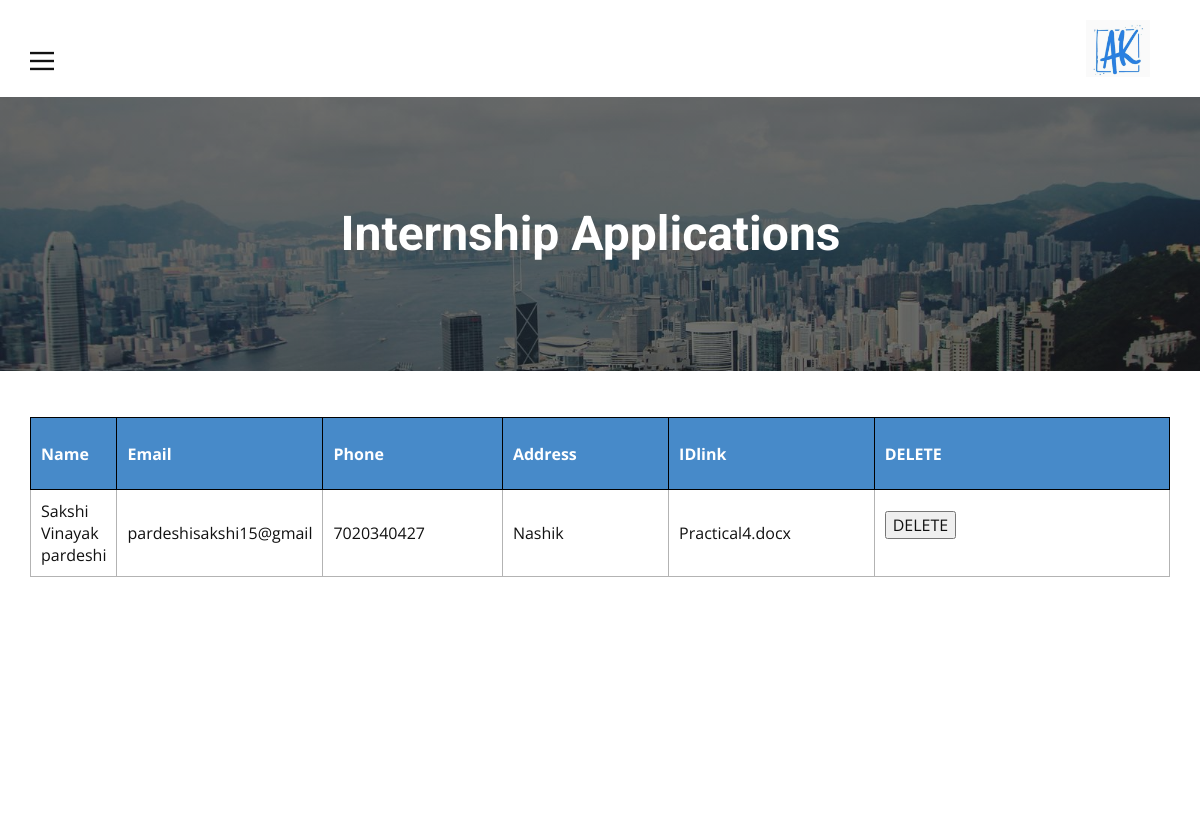
The page /admin/Internship-Applications.php on the database its author committed.
### tables this page shows
CREATE TABLE `internship` (
  `Name` varchar(55) NOT NULL,
  `Email` varchar(22) NOT NULL,
  `Phone` bigint(10) NOT NULL,
  `Address` varchar(100) NOT NULL,
  `IDlink` varchar(55) NOT NULL
);

### admin/Internship-Applications.php (the view, shortened to what this page needs)
<?php
include('security.php');
?>
            <?php
                $query = "SELECT * FROM Internship";
                $query_run = mysqli_query($connection, $query);
            ?>
<!DOCTYPE html>
<html style="font-size: 16px;">
  <head>
    <link rel="stylesheet" href="nicepage.css" media="screen">
<link rel="stylesheet" href="Internship-Applications.css" media="screen">
  </head>
  <body class="u-body"><header class="u-clearfix u-header u-header" id="sec-ac43"><div class="u-clearfix u-sheet u-sheet-1">
        <a href="Admin.html" data-page-id="562230828" class="u-image u-logo u-image-1" data-image-width="460" data-image-height="407" title="Admin">
          <img src="images/Screenshot2021-06-03182605.png" class="u-logo-image u-logo-image-1" data-image-width="64">
        </a>
        <nav class="u-align-left u-menu u-menu-dropdown u-nav-spacing-25 u-offcanvas u-offcanvas-shift u-menu-1" data-responsive-from="XL">
          <div class="menu-collapse">
            <a class="u-button-style u-custom-color u-nav-link" href="#" style="font-size: calc(1em + 8px);">
              <svg class="u-svg-link" preserveAspectRatio="xMidYMin slice" viewBox="0 0 302 302" style=""><use xmlns:xlink="http://www.w3.org/1999/xlink" xlink:href="#svg-7b92"></use></svg>
            </a>
          </div>
        </nav>
      </div></header>
    <section class="u-clearfix u-image u-shading u-section-1" id="sec-b3ce" data-image-width="5184" data-image-height="3456">
      <div class="u-clearfix u-sheet u-valign-middle u-sheet-1">
        <h1 class="u-align-center-xs u-text u-text-1">Internship Applications</h1>
      </div>
    </section>
    <section class="u-align-center u-clearfix u-section-2" id="sec-e5a0">
      <div class="u-clearfix u-sheet u-valign-middle-xs u-sheet-1">
        <div class="u-expanded-width u-table u-table-responsive u-table-1">
          <table class="u-table-entity u-table-entity-1">
            <colgroup>
              <col width="4.6%">
              <col width="13.2%">
              <col width="17%">
              <col width="16.1%">
              <col width="19.4%">
              <col width="29.7%">
            </colgroup>
            <thead class="u-black u-table-header u-table-header-1">
              <tr style="height: 72px;">
                <th class="u-border-1 u-border-black u-palette-1-base u-table-cell u-table-cell-2">Name</th>
                <th class="u-border-1 u-border-black u-palette-1-base u-table-cell u-table-cell-3">Email</th>
                <th class="u-border-1 u-border-black u-palette-1-base u-table-cell u-table-cell-4">Phone</th>
                <th class="u-border-1 u-border-black u-palette-1-base u-table-cell u-table-cell-5">Address</th>
                <th class="u-border-1 u-border-black u-palette-1-base u-table-cell u-table-cell-6">IDlink</th>
                <th class="u-border-1 u-border-black u-palette-1-base u-table-cell u-table-cell-6">DELETE </th>
              </tr>
            </thead>
            <?php
            if(mysqli_num_rows($query_run) > 0)
            {
                while($row = mysqli_fetch_assoc($query_run))
                {
            ?>
            <tbody class="u-table-body">
                <tr style="height: 75px;">
                    <td class="u-border-1 u-border-grey-30 u-table-cell"><?php  echo $row['Name']; ?></td>
                    <td class="u-border-1 u-border-grey-30 u-table-cell"><?php  echo $row['Email']; ?></td>
                    <td class="u-border-1 u-border-grey-30 u-table-cell"><?php  echo $row['Phone']; ?></td>
                    <td class="u-border-1 u-border-grey-30 u-table-cell"><?php  echo $row['Address']; ?></td>
                    <td class="u-border-1 u-border-grey-30 u-table-cell"><?php  echo $row['IDlink']; ?></td>
                    <td class="u-border-1 u-border-grey-30 u-table-cell">
                        <form action="codeintern.php" method="post">
                            <button type="submit" name="delete_btn" class="btn btn-danger"> DELETE</button>
                        </form>
                    </td>
                </tr>
            <?php
                }
            }
            else {
                echo "No Record Found";
            }
            ?>
    </table>
<br>
  </body>
</html>

### admin/Internship-Applications.css (style rules this page uses)
.u-section-1 { background-image: linear-gradient(0deg, rgba(0,0,0,0.5), rgba(0,0,0,0.5)), url("images/chan-young-lee-Vk5lEHcWHjA-unsplash.jpg"); }
.u-section-1 .u-sheet-1 { min-height: 274px; }
.u-section-1 .u-text-1 { font-weight: 700; width: 519px; margin: 60px auto; }
.u-section-2 .u-sheet-1 { min-height: 450px; }
.u-section-2 .u-table-1 { margin-top: 46px; margin-bottom: 60px; }
.u-section-2 .u-table-entity-1 { min-height: 100px; }
.u-section-2 .u-table-header-1 { font-weight: 700; background-image: none; }
.u-section-2 .u-table-cell-2 { background-image: none; }
.u-section-2 .u-table-cell-3 { background-image: none; }
.u-section-2 .u-table-cell-4 { background-image: none; }
.u-section-2 .u-table-cell-5 { background-image: none; }
.u-section-2 .u-table-cell-6 { background-image: none; }

### rows shown on the page
internship: Name "Sakshi Vinayak pardeshi", Email "pardeshisakshi15@gmail", Phone "7020340427", Address "Nashik", IDlink "Practical4.docx"
